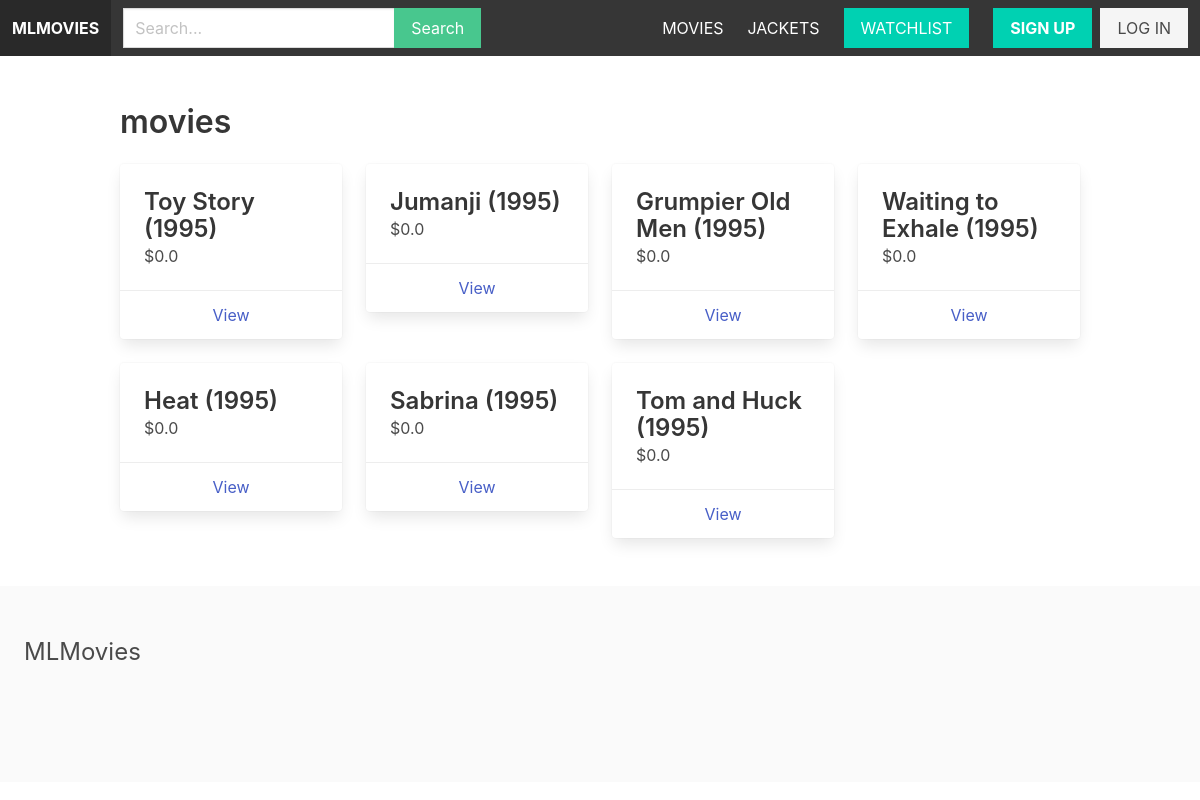
The page /all-movies/ on the database as committed earlier.
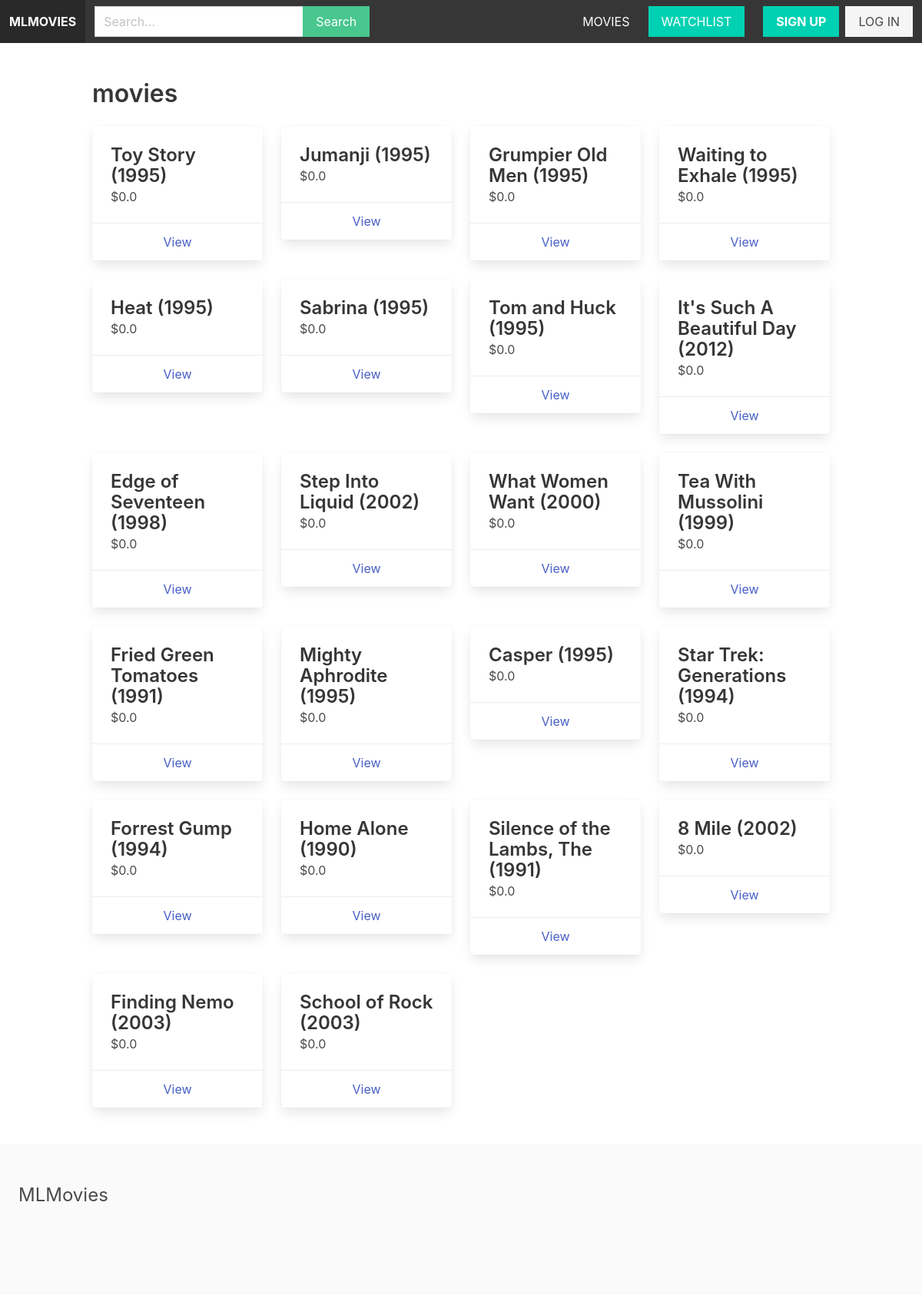
The same page on the database as committed later.
### apps/store/models.py (models this page shows, shortened)
class Category(models.Model):
    title = models.CharField(max_length=255)
    slug = models.SlugField(max_length=255)
    ordering = models.IntegerField(default=0)
    class Meta:
        verbose_name_plural = 'Categories'
        ordering = ('ordering',)

class Product(models.Model):
    category = models.ForeignKey(Category, related_name='products', on_delete=models.CASCADE)
    title = models.CharField(max_length=255)
    slug = models.SlugField(max_length=255)
    description = models.TextField(blank=True, null=True)
    price = models.FloatField()
    is_featured = models.BooleanField(default=False)
    date_added = models.DateTimeField(auto_now_add=True)
    class Meta:
        ordering = ('date_added',)

### apps/store/views.py (the view)
# urls.py: path('<slug:slug>/', category_detail, name='category_detail'),
def category_detail(request, slug):
    category = get_object_or_404(Category, slug=slug)
    products = category.products.all()
    context = {
        'category' : category,
        'products' : products
    }
    return render(request, 'category_detail.html', context)

### apps/cart/context_processors.py (called while the page is built)
def cart(request):
    return {'cart': Cart(request)}

### apps/store/context_processors.py (called while the page is built)
def menu_categories(request):
    categories = Category.objects.all()
    return {'menu_categories':categories}

### apps/store/templates/category_detail.html (shortened to what this page needs)
{% extends 'core/base.html' %}
{% block content %}
<h1 class="title">{{ category.title }}</h1>
<div class='columns is-multiline'>
  {% for product in products %}
  <div class="column is-3">
    <div class="card">
      <div class="card-content">
        <div class="media">
          <div class="media-content">
            <p class="title is-4">{{ product.title }}</p>
            <p class="subtitle is-6">${{ product.price }}</p>
          </div>
        </div>
      </div>
      <footer class="card-footer">
        <a href="{% url 'product_detail' product.category.slug product.slug %}" class="card-footer-item">View</a>
      </footer>
    </div>
  </div>
  {% endfor %}
</div>
{% endblock %}

### apps/core/templates/core/base.html (shortened to what this page needs)
{% load static %}
<!DOCTYPE html>
<html>
<head>
  <link rel="stylesheet" href="https://cdn.jsdelivr.net/npm/bulma@0.9.1/css/bulma.min.css">
  <link rel="stylesheet" href="{% static 'styles/main.css' %}">
</head>
<body>
  <nav class="navbar is-dark">
    <div class="navbar-brand">
      <a href="/" class="navbar-item"><strong>MLMovies</strong></a>
    </div>
    <div class="navbar-menu" id="main-navbar">
      <div class="navbar-start">
        <div class="navbar-item">
          <form method="get" action="{% url 'search' %}">
            <div class="field has-addons">
              <div class="control">
                <input type="text" class="input" placeholder="Search..." name="query">
              </div>
              <div class="control">
                <button class="button is-success">Search</button>
              </div>
            </div>
          </form>
        </div>
      </div>
      <div class="navbar-end">
        {% for category in menu_categories %}
        <a href="{% url 'category_detail' category.slug %}" class="navbar-item">{{ category.title }}</a>
        {% endfor %}
        <div class="navbar-item">
          <a href="{% url 'cart' %}" class="button is-primary">Watchlist</a>
        </div>
        {% if request.user.is_authenticated %}
          <div class="navbar-item">
            <a href="{% url 'myaccount' %}" class="button is-light">My Account</a>
          </div>
        {% else %}
          <div class="navbar-item">
            <div class="buttons">
              <a href="{% url 'signup' %}" class="button is-primary"><strong>Sign Up</strong></a>
              <a href="{% url 'login' %}" class="button is-light">Log In</a>
            </div>
          </div>
        {% endif %}
      </div>
    </div>
  </nav>
  <section class="section">
    <div class="container">
      {% block content %}
      {% endblock %}
    </div>
  </section>
  <footer class="footer">
    <h3 class="is-size-4 mb-4">MLMovies</h3>
  </footer>
</body>
</html>

### static/styles/main.css (style rules this page uses)
.navbar { text-transform: uppercase; }
.input, .button { border-radius: 0; }

Rows that differ between the two databases and show on the page:
removed Category: title "JACKETS"
added Product: title "It's Such A Beautiful Day (2012)", price "0.0"
added Product: title "Edge of Seventeen (1998)", price "0.0"
added Product: title "Step Into Liquid (2002)", price "0.0"
added Product: title "What Women Want (2000)", price "0.0"
added Product: title "Tea With Mussolini (1999)", price "0.0"
added Product: title "Fried Green Tomatoes (1991)", price "0.0"
added Product: title "Mighty Aphrodite (1995)", price "0.0"
added Product: title "Casper (1995)", price "0.0"
added Product: title "Star Trek: Generations (1994)", price "0.0"
added Product: title "Forrest Gump (1994)", price "0.0"
added Product: title "Home Alone (1990)", price "0.0"
added Product: title "Silence of the Lambs, The (1991)", price "0.0"
added Product: title "8 Mile (2002)", price "0.0"
added Product: title "Finding Nemo (2003)", price "0.0"
added Product: title "School of Rock (2003)", price "0.0"
